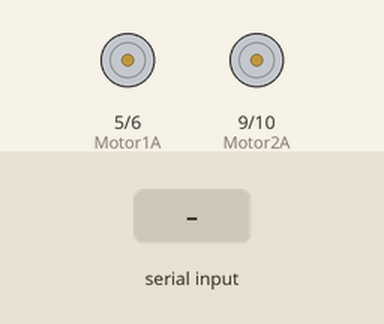
The sketch below on a simulated Arduino Uno, built with avr-gcc and run on an emulated ATmega328P. Parts: motor-driver pin pairs drawn as motors (green arrow = first pin HIGH = forward, orange = second pin HIGH = backward, longer = more drive). The inputs (shaded band) are chosen by the test bench.

Above: at 1.3 s.
1.4 s: "F" received over the second serial link
At 2.6 s:
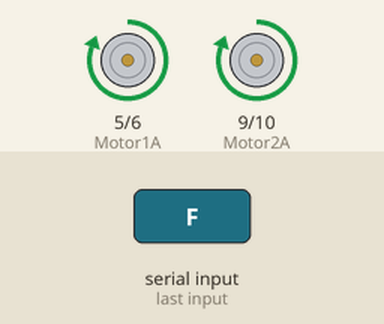
2.9 s: "B" received over the second serial link
At 3.9 s:
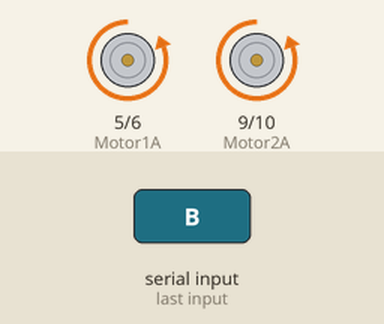
4.4 s: "L" received over the second serial link
At 5.1 s:
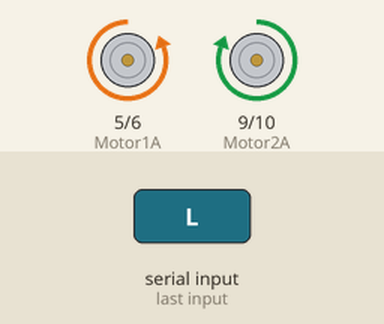
5.9 s: "R" received over the second serial link
At 6.2 s:
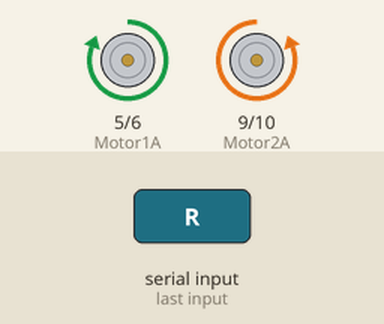
7.4 s: "S" received over the second serial link
At 8.6 s:
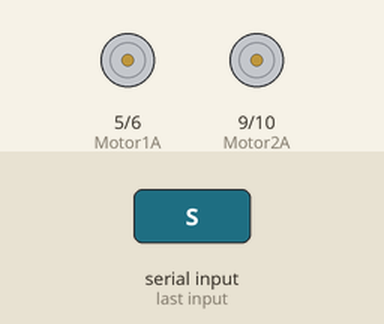
Timing chart, 0 to 9.9 s (numbered marks = the images above; inputs shaded):
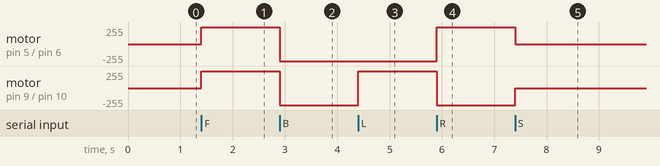

Measured:
- after the input at 1.4 s, motor on pin 5 (Motor1A) / pin 6 (Motor1B), motor on pin 9 (Motor2A) / pin 10 (Motor2B): stopped → forward 255/255 at once
- after the input at 2.9 s, motor on pin 5 (Motor1A) / pin 6 (Motor1B), motor on pin 9 (Motor2A) / pin 10 (Motor2B): forward 255/255 → backward 255/255 at once
- after the input at 4.4 s, motor on pin 9 (Motor2A) / pin 10 (Motor2B): backward 255/255 → forward 255/255 at once
- after the input at 5.9 s, motor on pin 5 (Motor1A) / pin 6 (Motor1B): backward 255/255 → forward 255/255 at once; motor on pin 9 (Motor2A) / pin 10 (Motor2B): forward 255/255 → backward 255/255 at once
- after the input at 7.4 s, motor on pin 5 (Motor1A) / pin 6 (Motor1B): forward 255/255 → stopped at once; motor on pin 9 (Motor2A) / pin 10 (Motor2B): backward 255/255 → stopped at once

The sketch:

DEFINITIVOFINAL.ino
```cpp
#include <SoftwareSerial.h>   //INCLUCION DE LIBRERIA


// CONEXIONES PARA EL BLUETOOTH.

int bluetoothTx = 2;       // DEFINE LOS PINES 2(T9 Y 3(RX) DEL ARDUINO PARA COMUNICARSE CON EL BLUETOOTH
int bluetoothRx = 3;

SoftwareSerial bluetooth(bluetoothTx, bluetoothRx);    //SE CREA EL PARAMETRO BLUETOOTH QUE SIRVE PARA ENVIAR Y RECIBIR DATOS POR ESOS PINES

// MOTOR 1. SE USAN DOS PINES PARA PODER CONTROLAR EL SENTIDO DE GIRO

const int Motor1A = 5;
const int Motor1B = 6;

// MOTOR 2.

const int Motor2A = 9;
const int Motor2B = 10;

void setup ()
{
  bluetooth.begin(115200);  // SE ABRE LA COMUNICACION A 115200 BAUDIOS
  bluetooth.print("$$$");   //ENVIA EL COMANDO $$$ PARA QUE EL HC05 ENTRE EN MODO DE CONFIGURACION
  delay(100);    //TIEMPO DE ESPERA
  bluetooth.println("U,9600,N");  //SE ENVIA U,9600,N PARA CAMBIAR A LA VELOCIDAD ESTANDAR
  bluetooth.begin(9600);   // SE VUELVE A INICIAR PARA COMUNICARSE NORMALMENTE

  pinMode( Motor1A, OUTPUT );   //SE CONFIGURA LOS PINES COMO SALIDA
  pinMode( Motor1B, OUTPUT ); //Motor 1

  pinMode( Motor2A, OUTPUT ); //Motor 2
  pinMode( Motor2B, OUTPUT );

  digitalWrite( Motor1A, LOW );   //SE INICIA LOW PARA QUE EMPIECE DETENIDO
  digitalWrite( Motor2A, LOW );
  digitalWrite( Motor1B, LOW );
  digitalWrite( Motor2B, LOW );
}

//ESTAS VARIABLES GUARDAN EL ULTIMO ESTADO. SIRVEN PARA EVITAR REPETIR COMANDOS CUANDO EL QUE QUEREMOS FUE EL ULTIMO MOVIMIENTO

int estadoMovimiento = 0;   // CONTROLA EL MOVIMIENTO ADELANTE, ATRAS, STOP
int estadoGiro = 0;   //CONTROLA EL GIRO IZQUIERDA, DERECHA, NEUTRO


void loop()
{
  if(bluetooth.available())   // VERIFICA SI EL BLUETOOTH ENVIO ALGO
  {
    char comandoBT = (char)bluetooth.read();  // SI HAY DATOS, SE LEEN Y SE GUARDAN EN comandoBT
    if(comandoBT == 'S')   // CADA LETRA QUE LLEGA DESDE EL CELULAR INDICA UNA ACCION
    {
      estadoMovimiento = 0;
      estadoGiro = 0;

      digitalWrite( Motor1A, LOW);  // "S" SIGNIFICA STOP, PONE TODOS LOS MOTORES EN LOW
      digitalWrite( Motor1B, LOW);

      digitalWrite( Motor2A, LOW),
      digitalWrite( Motor2B, LOW);
    }
    else if( comandoBT == 'F' )  //"F" ES FORWARD QUE ES AVANZAR MIENTRAS QUE "G" E "I" SON COMANDOS DE GIRO
    {
      if (estadoMovimiento != 1)
      {
        // ESTOS COMANDOS HARAN QUE VAYA PARA ADELANTE.
        estadoMovimiento = 1;
        digitalWrite( Motor1A, HIGH); //Motor 1
        digitalWrite( Motor1B, LOW);

        digitalWrite( Motor2A, HIGH); //Motor 2
        digitalWrite( Motor2B, LOW);
      }
    }
    else if(comandoBT == 'B' )  // "B" ES DE BACKWARD QUE ES REVERSA MIENTRAS QUE "H" Y "J" SON COMANDOS DE GIRO PERO CONTRARIOS QUE EL ANTERIOR
    {
      if(estadoMovimiento != -1)
      {
        // ESTOS HARAN LA REVERSA.
        estadoMovimiento = -1;
        digitalWrite( Motor1A, LOW); //Motor 1
        digitalWrite( Motor1B, HIGH);

        digitalWrite( Motor2A, LOW ); //Motor 2
        digitalWrite( Motor2B, HIGH);
      }
    }
    else if(comandoBT == 'L' )  // "L" DE LEFT QUE ES IZQUIERDA "G" Y "H" SON DE AVANZAR O RETROCEDAR HACIA LA IZQUIERDA
    {
      if(estadoGiro != -1)
      {
        // ESTOS HARAN QUE GIRE HACIA LA IZQUIERDA.
        estadoGiro = -1;
        digitalWrite( Motor1A, LOW); //Motor 1
        digitalWrite( Motor1B, HIGH );

        digitalWrite( Motor2A, HIGH); //Motor 2
        digitalWrite( Motor2B, LOW);

      }
    }
    else if(comandoBT == 'R' )  //"R" DE RIGHT QUE ES DERECHA "I" "J" SON COMANDOS PARA RETROCEDER O AVANZAR HACIA LA DERECHA
    {
      if(estadoGiro != 1)
      {
        // ESTOS HARAN QUE GIRE HACIA LA DERECHA.
        estadoGiro = 1;
        digitalWrite( Motor1A, HIGH );
        digitalWrite( Motor1B, LOW); //Motor 1

        digitalWrite( Motor2A, LOW); //Motor 2
        digitalWrite( Motor2B, HIGH );
      }
    }
    else
    {
      if(estadoMovimiento != 0 && estadoGiro != 0)    // CUANDO NO LEA NINGUN GIRO, ESTE SERVIRA PARA QUE SOLO VAYA RECTO
      {
        estadoMovimiento = 0;
        estadoGiro = 0;
        digitalWrite ( Motor1A, LOW);
        digitalWrite ( Motor1B, LOW);
        digitalWrite ( Motor2A, LOW);
        digitalWrite ( Motor2B, LOW);
      }
    }
  }
}
```
